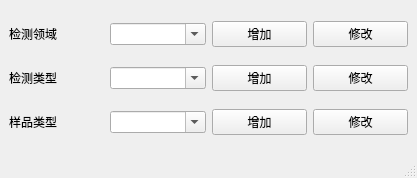
<?xml version="1.0" encoding="UTF-8"?>
<ui version="4.0">
 <class>TestTypeEditor</class>
 <widget class="QMainWindow" name="TestTypeEditor">
  <property name="geometry">
   <rect>
    <x>0</x>
    <y>0</y>
    <width>417</width>
    <height>178</height>
   </rect>
  </property>
  <property name="windowTitle">
   <string>MainWindow</string>
  </property>
  <widget class="QWidget" name="centralwidget">
   <layout class="QGridLayout" name="gridLayout">
    <item row="0" column="0">
     <widget class="QLabel" name="label">
      <property name="text">
       <string>检测领域</string>
      </property>
     </widget>
    </item>
    <item row="0" column="1">
     <widget class="QComboBox" name="fieldBox">
      <property name="editable">
       <bool>true</bool>
      </property>
     </widget>
    </item>
    <item row="0" column="2">
     <widget class="QPushButton" name="FieldAddBtn">
      <property name="text">
       <string>增加</string>
      </property>
     </widget>
    </item>
    <item row="0" column="3">
     <widget class="QPushButton" name="FieldModifyBtn">
      <property name="text">
       <string>修改</string>
      </property>
     </widget>
    </item>
    <item row="1" column="0">
     <widget class="QLabel" name="label_2">
      <property name="text">
       <string>检测类型</string>
      </property>
     </widget>
    </item>
    <item row="1" column="1">
     <widget class="QComboBox" name="testTypeBox">
      <property name="editable">
       <bool>true</bool>
      </property>
     </widget>
    </item>
    <item row="1" column="2">
     <widget class="QPushButton" name="testTypeAddBtn">
      <property name="text">
       <string>增加</string>
      </property>
     </widget>
    </item>
    <item row="1" column="3">
     <widget class="QPushButton" name="testTypeModifyBtn">
      <property name="text">
       <string>修改</string>
      </property>
     </widget>
    </item>
    <item row="2" column="0">
     <widget class="QLabel" name="label_3">
      <property name="text">
       <string>样品类型</string>
      </property>
     </widget>
    </item>
    <item row="2" column="1">
     <widget class="QComboBox" name="sampleTypeBox">
      <property name="editable">
       <bool>true</bool>
      </property>
     </widget>
    </item>
    <item row="2" column="2">
     <widget class="QPushButton" name="addBtn">
      <property name="text">
       <string>增加</string>
      </property>
     </widget>
    </item>
    <item row="2" column="3">
     <widget class="QPushButton" name="sampleTyepModifyBtn">
      <property name="text">
       <string>修改</string>
      </property>
     </widget>
    </item>
   </layout>
  </widget>
  <widget class="QMenuBar" name="menubar">
   <property name="geometry">
    <rect>
     <x>0</x>
     <y>0</y>
     <width>417</width>
     <height>22</height>
    </rect>
   </property>
  </widget>
  <widget class="QStatusBar" name="statusbar"/>
 </widget>
 <resources/>
 <connections/>
</ui>
